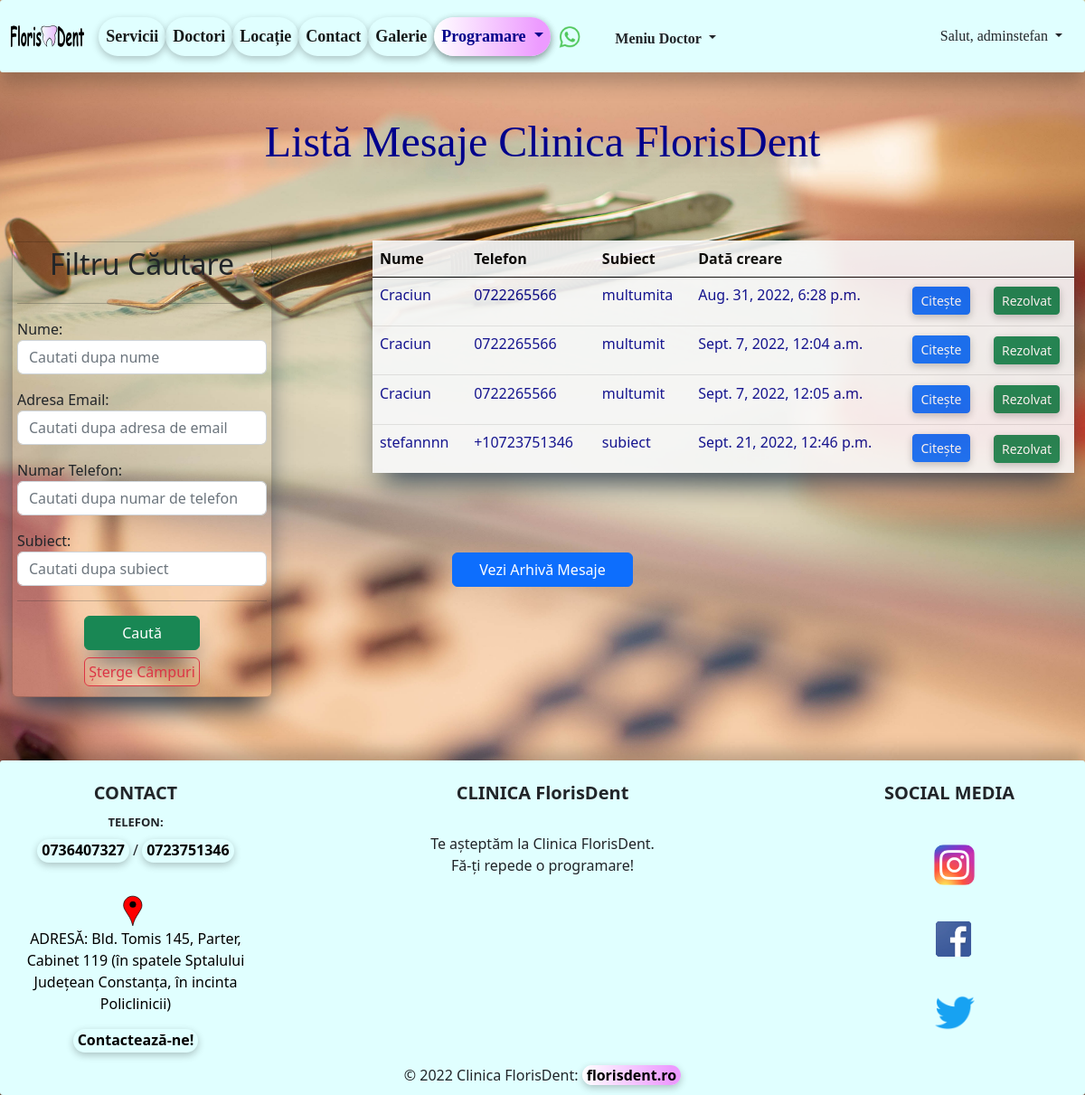
The app's page /list_of_mesaje/ (signed in), older data.
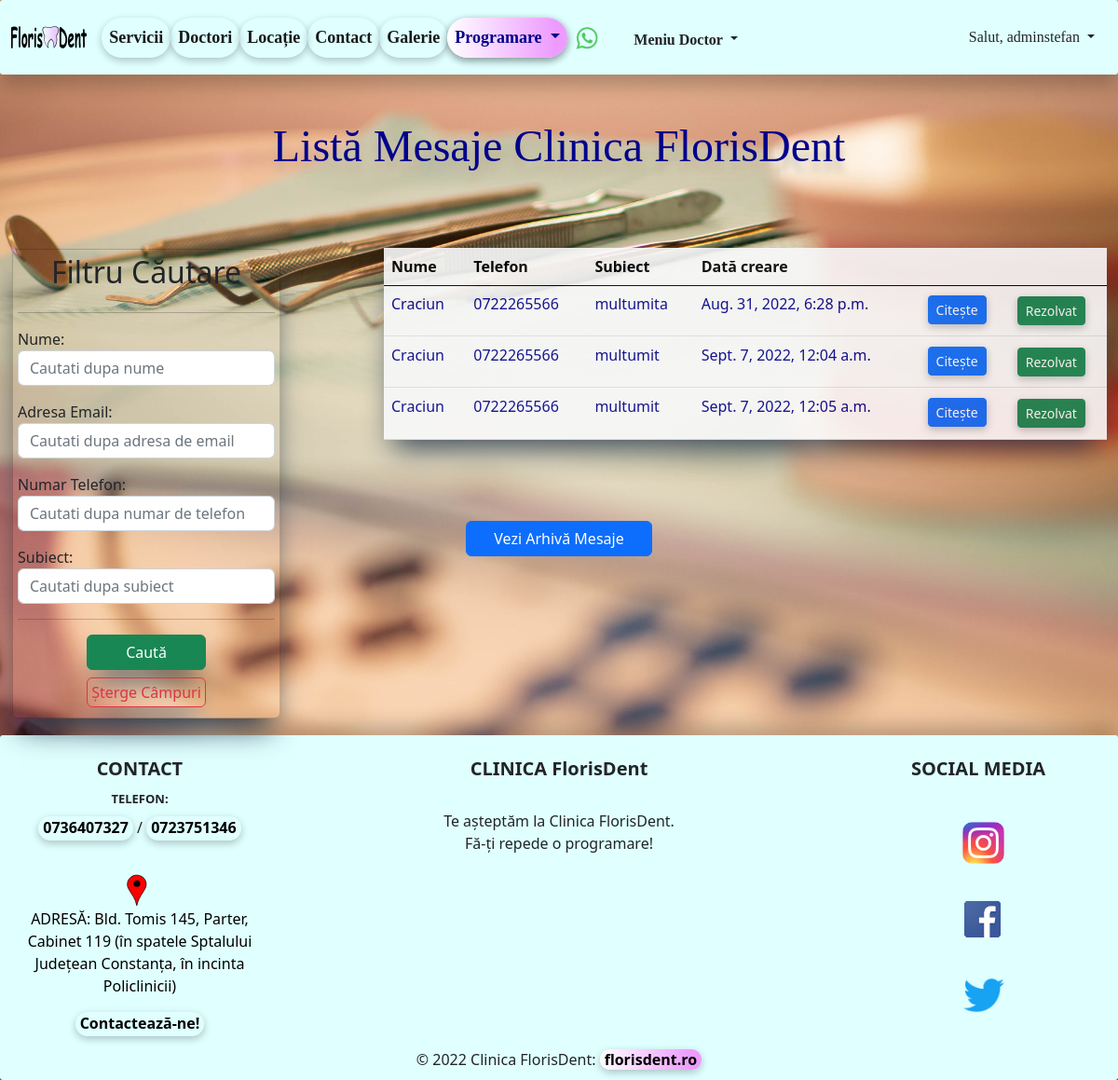
The same page, newer data.
### home/models.py (models this page shows, shortened)
class Mesaj(models.Model):
    nume = models.CharField(max_length=40)
    email = models.EmailField(max_length=40)
    numar_telefon = models.CharField(blank=True, max_length=20)
    subiect = models.CharField(max_length=30)
    mesaj = models.TextField(max_length=500)
    active = models.BooleanField(default=True)
    created_at = models.DateTimeField(auto_now_add=True)
    updated_at = models.DateTimeField(auto_now=True)

### home/views.py (the view)
# urls.py: path('list_of_mesaje/', views.MesajListView.as_view(), name='list-of-mesaje'),
class MesajListView(LoginRequiredMixin, ListView):
    template_name = 'home/list_of_mesaje.html'
    model = Mesaj
    context_object_name = 'all_mesaje'
    def get_context_data(self, **kwargs):
        data = super(MesajListView, self).get_context_data(**kwargs)
        all_mesaje = Mesaj.objects.all()
        data['mesaje'] = all_mesaje
        my_filter_ = MesajeFilters(self.request.GET, queryset=all_mesaje.order_by('created_at'))
        data['all_mesaje'] = my_filter_.qs
        data['my_filter'] = my_filter_
        return data

### templates/home/list_of_mesaje.html (shortened to what this page needs)
{% extends 'base.html' %}
{% block content %}
    <h2 class="my_header text-center">Listă Mesaje Clinica FlorisDent</h2>
    <br><br><br>
    <div class="container-fluid">
        <div class="row">
            <div class="col-md-4">
                <div class="card"
                     style="width: 18rem; position: fixed; box-shadow: rgb(38, 57, 77) 0px 20px 30px -10px; padding: 5px; margin: 1px; background-color: transparent">
                    <h2 class="my-h text-center">Filtru Căutare</h2>
                    <hr>
                    <form class="my-h" method="get">
                        {{ my_filter.form.as_p }}
                        <hr>
                        <button type="submit" class="btn btn-success mx-auto"
                                style="display:grid; justify-content:center; width: 8rem; box-shadow: rgb(38, 57, 77) 0px 20px 30px -10px;  margin: 3%;">
                            Caută
                        </button>
                        <a href="{% url 'list-of-mesaje' %}" class="btn btn-outline-danger mx-auto"
                           style="display:flex; justify-content:center; width: 8rem; box-shadow: rgb(38, 57, 77) 0px 20px 30px -10px; padding:3px; margin: 2%;">
                            Șterge Câmpuri</a>
                    </form>
                </div>
            </div>
            <div class="col md-6">
                <table class="table table-light table-hover"
                       style="border-style: hidden; box-shadow: rgb(38, 57, 77) 0px 20px 30px -10px;">
                    <thead>
                    <tr style="color: black; border-bottom-color: black">
                        <th>Nume</th>
                        <th>Telefon</th>
                        <th>Subiect</th>
                        <th>Dată creare</th>
                        <th></th>
                        <th></th>
                    </tr>
                    </thead>
                    <tbody>
                    {% for mesaj in all_mesaje %}
                        <tr>
                            {% if mesaj.active is True %}
                                <td>{{ mesaj.nume }}</td>
                                <td>{{ mesaj.numar_telefon }}</td>
                                <td>{{ mesaj.subiect }}</td>
                                <td>{{ mesaj.created_at }}</td>
                                <td><a type="button" href="{% url 'detail-mesaj' mesaj.id %}"
                                       class="btn btn-primary btn-sm"
                                       style="margin: 4%; width: auto; box-shadow: rgba(0, 0, 0, 0.24) 0px 3px 8px;">Citește</a>
                                </td>
                                <td><a type="button" href="{% url 'rezolvare-mesaj' mesaj.id %}"
                                       class="btn btn-success btn-sm"
                                       style="margin: 4%; width: auto; box-shadow: rgba(0, 0, 0, 0.24) 0px 3px 8px;">Rezolvat</a>
                                </td>
                            {% endif %}
                        </tr>
                    {% endfor %}
                    </tbody>
                </table>
            </div>
        </div>
    </div>
    <br><br><br>
    <div class="d-grid gap-2 col-2 mx-auto">
        <a href="{% url 'list-of-mesaje-arhivate' %}" class="btn btn-primary" type="button">Vezi Arhivă Mesaje</a>
    </div>
{% endblock %}

Row changes from the older to the newer data that the page shows:
no longer on this page (row edited): Mesaj: nume "stefannnn", numar_telefon "+10723751346", subiect "subiect", created_at "Sept. 21, 2022, 12:46 p.m."
